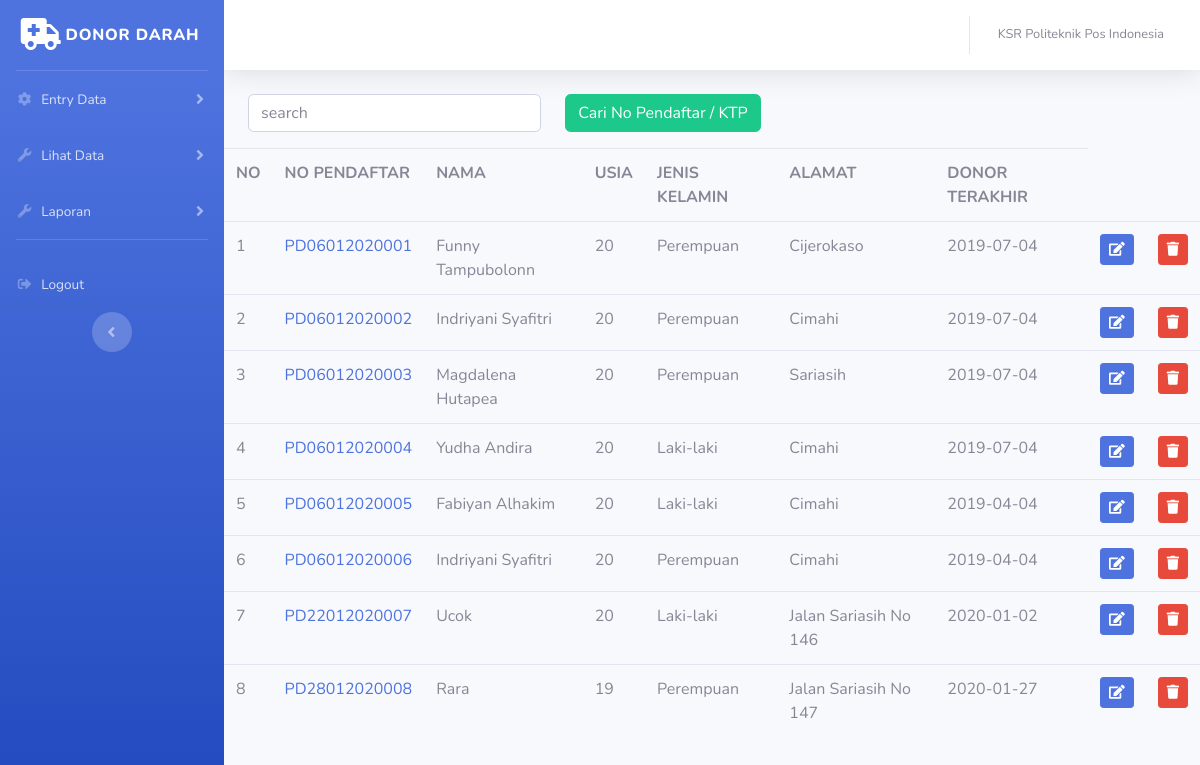
Screenshot of /index.php/admin/data_pendaftar with the database file from the repository.
### tables this page shows
CREATE TABLE `daftar_donor` (
  `no_daftar` varchar(20) NOT NULL,
  `nama_kgt` varchar(100) NOT NULL,
  `nama` varchar(255) NOT NULL,
  `no_ktp` bigint(16) NOT NULL,
  `tempatlahir` varchar(255) NOT NULL,
  `tanggallahir` date NOT NULL,
  `usia` int(10) NOT NULL,
  `jenis_kelamin` varchar(20) NOT NULL,
  `alamat` text NOT NULL,
  `no_telp` varchar(14) NOT NULL,
  `donor_terakhir` date NOT NULL
);

### application/controllers/admin/data_pendaftar.php (called while the page is built, shortened)
<?php
class Data_pendaftar extends CI_Controller{
	public function __construct(){
		$this->load->model('model_daftar');
	}
	public function index()
	{
		$data['daftar_donor'] = $this->model_daftar->tampil_data()->result();
		$this->load->view('templates_admin/header');
		$this->load->view('templates_admin/sidebar');
		$this->load->view('admin/data_pendaftar', $data);
		$this->load->view('templates_admin/footer');
	}
}

### index.php (called while the page is built, shortened)
<?php
require_once BASEPATH.'core/CodeIgniter.php';

### application/models/model_daftar.php (called while the page is built, shortened)
<?php
class Model_daftar extends CI_Model{
	public function tampil_data(){
		return $this->db->get('daftar_donor');
	}
}
?>

### application/views/admin/data_pendaftar.php (the view)
<div class="container-fluid">
  <div class="navbar-form" class="navbar-right">
  <?php echo form_open('admin/data_pendaftar/search') ?>
  <div class="row">
  <div class="col-md-4">
  <input type="text" name="keyword" class="form-control mb-3" placeholder="search">
  </div>
<div class="col-md-4">
  <button type="submit" class="btn btn-success mb-3">Cari No Pendaftar / KTP</button>
</div>
</div>
  <?php echo form_close()?>
</div>
</div>
	<table class="table table-borderred">
		<tr>
			<th>NO</th>
			<th>NO PENDAFTAR</th>
			<th>NAMA</th>
			<th>USIA</th>
			<th>JENIS KELAMIN</th>
			<th>ALAMAT</th>
			<th>DONOR TERAKHIR</th>
		</tr>
		<?php
		$no=1;
		foreach ($daftar_donor as $dd) : ?>
		<tr>
			<td><?php echo $no++?></td>
			<td><a href="<?=base_url();?>/admin/data_pendaftar/detail/<?=$dd->no_daftar?>"><?php echo $dd->no_daftar ?></td>
			<td><?php echo $dd->nama ?></td>
			<td><?php echo $dd->usia ?></td>
			<td><?php echo $dd->jenis_kelamin ?></td>
			<td><?php echo $dd->alamat ?></td>
			<td><?php echo $dd->donor_terakhir ?></td>
			<td><?php echo anchor('admin/data_pendaftar/edit/' .$dd->no_daftar, '<div class="btn btn-primary btn-sm"><i class="fas fa-edit"></i></div>')?></td>
			<td><?php echo anchor('admin/data_pendaftar/hapus/' .$dd->no_daftar, '<div class="btn btn-danger btn-sm"><i class="fas fa-trash"></i></div>')?> </td>
		</tr>
	<?php endforeach; ?>
</table>

### application/views/templates_admin/header.php (shortened to what this page needs)
<!DOCTYPE html>
<html lang="en">
<head>
  <link href="<?php echo base_url('assets/'); ?>/vendor/fontawesome-free/css/all.min.css" rel="stylesheet" type="text/css">
  <link href="<?php echo base_url('assets/'); ?>/css/sb-admin-2.min.css" rel="stylesheet">
</head>

### application/views/templates_admin/sidebar.php (shortened to what this page needs)
<body id="page-top">
  <div id="wrapper">
    <ul class="navbar-nav bg-gradient-primary sidebar sidebar-dark accordion" id="accordionSidebar">
      <a class="sidebar-brand d-flex align-items-center justify-content-center" href="index.html">
        <div class="sidebar-brand-icon">
          <i class="fas fa-ambulance"></i>
        </div>
        <div class="sidebar-brand-text mx-1">DONOR DARAH</div>
      </a>
      <hr class="sidebar-divider my-0">
      <li class="nav-item">
        <a class="nav-link collapsed" href="#" data-toggle="collapse" data-target="#collapseTwo" aria-expanded="true" aria-controls="collapseTwo">
          <i class="fas fa-fw fa-cog"></i>
          <span>Entry Data</span>
        </a>
      </li>
    <li class="nav-item">
        <a class="nav-link collapsed" href="#" data-toggle="collapse" data-target="#collapseUtilities" aria-expanded="true" aria-controls="collapseUtilities">
          <i class="fas fa-fw fa-wrench"></i>
          <span>Lihat Data</span>
        </a>
      </li>
    <li class="nav-item">
        <a class="nav-link collapsed" href="#" data-toggle="collapse" data-target="#collapseThree" aria-expanded="true" aria-controls="collapseThree">
          <i class="fas fa-fw fa-wrench"></i>
          <span>Laporan</span>
        </a>
      </li>
      <hr class="sidebar-divider d-none d-md-block">
      <li class="nav-item">
        <a class="nav-link" href="<?php echo base_url('admin/auth/logout')?>">
          <i class="fas fa-fw  fa-sign-out-alt"></i>
          <span>Logout</span></a>
      </li>
      <div class="text-center d-none d-md-inline">
        <button class="rounded-circle border-0" id="sidebarToggle"></button>
      </div>
    </ul>
    <div id="content-wrapper" class="d-flex flex-column">
      <div id="content">
        <nav class="navbar navbar-expand navbar-light bg-white topbar mb-4 static-top shadow">
          <ul class="navbar-nav ml-auto">
            <li class="nav-item dropdown no-arrow">
              <a class="nav-link dropdown-toggle" href="#" id="userDropdown" role="button" data-toggle="dropdown" aria-haspopup="true" aria-expanded="false">
                <span class="mr-2 d-none d-lg-inline text-gray-600 small">KSR Politeknik Pos Indonesia</span>
              </a>
            </li>
          </ul>
        </nav>

### application/views/templates_admin/footer.php (shortened to what this page needs)
</body>
</html>

### rows the page displays
daftar_donor: no_daftar "PD06012020001", nama "Funny Tampubolonn", usia "20", jenis_kelamin "Perempuan", alamat "Cijerokaso", donor_terakhir "2019-07-04"
daftar_donor: no_daftar "PD06012020002", nama "Indriyani Syafitri", usia "20", jenis_kelamin "Perempuan", alamat "Cimahi", donor_terakhir "2019-07-04"
daftar_donor: no_daftar "PD06012020003", nama "Magdalena Hutapea", usia "20", jenis_kelamin "Perempuan", alamat "Sariasih", donor_terakhir "2019-07-04"
daftar_donor: no_daftar "PD06012020004", nama "Yudha Andira", usia "20", jenis_kelamin "Laki-laki", alamat "Cimahi", donor_terakhir "2019-07-04"
daftar_donor: no_daftar "PD06012020005", nama "Fabiyan Alhakim", usia "20", jenis_kelamin "Laki-laki", alamat "Cimahi", donor_terakhir "2019-04-04"
daftar_donor: no_daftar "PD06012020006", nama "Indriyani Syafitri", usia "20", jenis_kelamin "Perempuan", alamat "Cimahi", donor_terakhir "2019-04-04"
daftar_donor: no_daftar "PD22012020007", nama "Ucok", usia "20", jenis_kelamin "Laki-laki", alamat "Jalan Sariasih No 146", donor_terakhir "2020-01-02"
daftar_donor: no_daftar "PD28012020008", nama "Rara", usia "19", jenis_kelamin "Perempuan", alamat "Jalan Sariasih No 147", donor_terakhir "2020-01-27"
